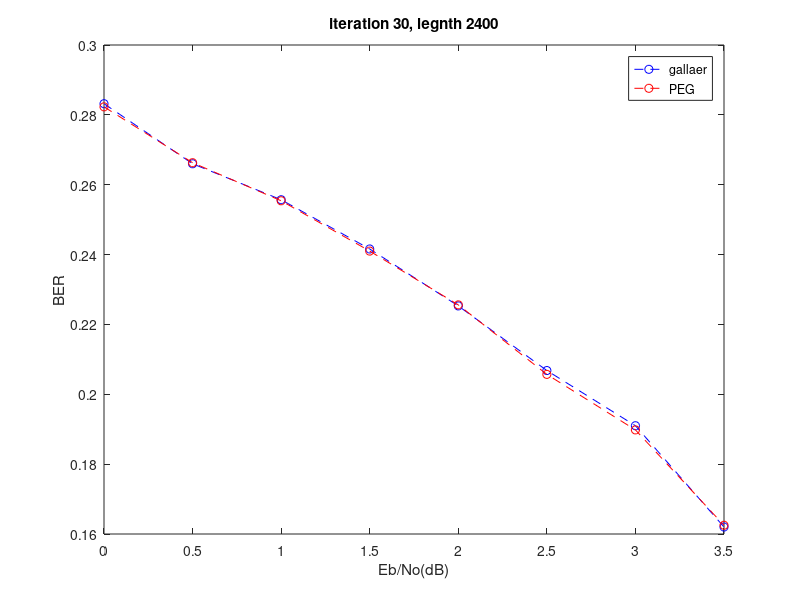

MATLAB code for this plot:
x=[0 0.5 1.0 1.5 2.0 2.5 3.0 3.5];
y1=[0.2832 0.266 0.2557 0.2416 0.2253 0.2068 0.191 0.162]
y2=[0.2823 0.2663 0.2554 0.241 0.2256 0.2057 0.1898 0.1625]

plot(x,y1,'b--o')
hold on
plot(x,y2,'r--o')

legend('gallaer', 'PEG')
hold off

title('iteration 30, legnth 2400')
xlabel('Eb/No(dB)')
ylabel('BER')
